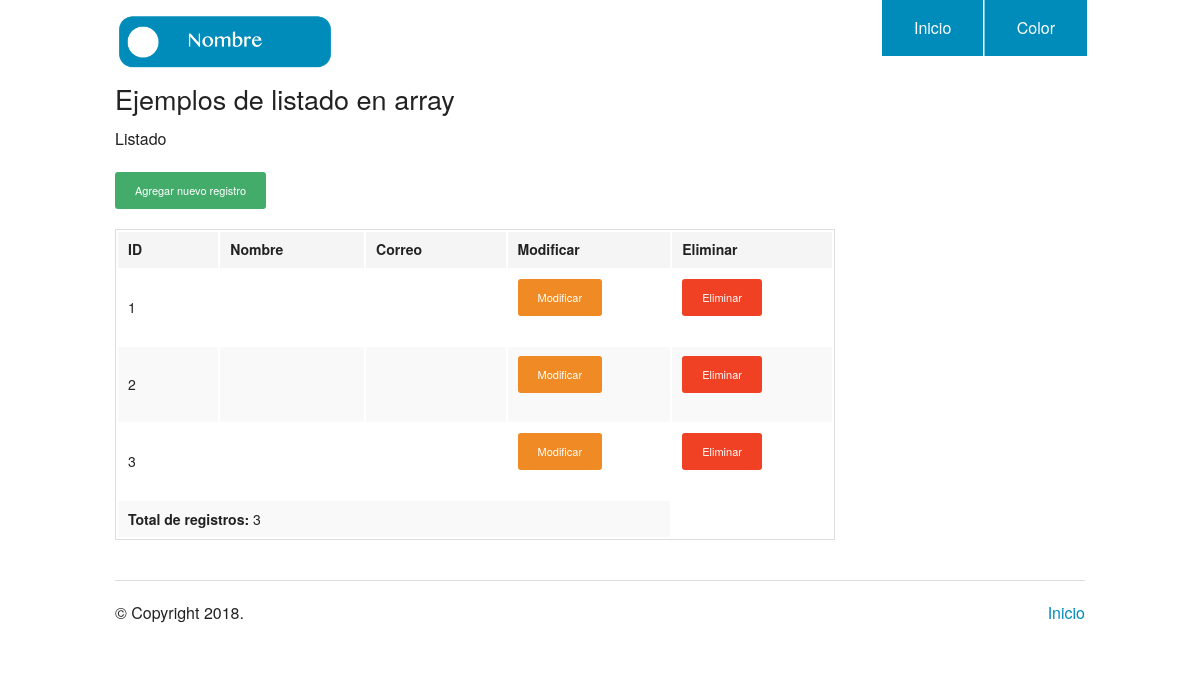
The page /practica04/index.php on the database its author committed.
### tables this page shows
CREATE TABLE `user` (
  `id` int(11) NOT NULL,
  `email` varchar(45) DEFAULT NULL,
  `password` varchar(45) DEFAULT NULL,
  `status_id` int(11) NOT NULL,
  `user_type_id` int(11) NOT NULL
);

### practica04/db/database_utilities.php (called while the page is built, shortened)
<?php
	function getPDO(){
        $host = DB_HOST;
        $dbname = DB_DATABASE;
        $dbOtp = array(PDO::MYSQL_ATTR_INIT_COMMAND => "SET NAMES 'utf8'");
        $pdoObj = new PDO("mysql:host={$host};dbname={$dbname};port=3307", DB_USER, DB_PASSWORD, $dbOtp);
        return $pdoObj;
    }
	function get_all(){
		$db = getPDO();
		$stmt = $db->prepare("SELECT * FROM user");
		$stmt->execute();
		if($stmt->rowCount())
			return $stmt;
		return [];
	}
?>

### practica04/index.php (the view, shortened to what this page needs)
<?php
include_once('db/database_utilities.php');
$user_access = get_all();
$total_users = $user_access->rowCount();
?>
<!doctype html>
<html class="no-js" lang="en">
  <head>
    <link rel="stylesheet" href="./css/foundation.css" />
  </head>
  <body>
    <?php require_once('header.php'); ?>
    <div class="row">
      <div class="large-9 columns">
        <h3>Ejemplos de listado en array</h3>
          <p>Listado</p>
        <div class="section-container tabs" data-section>
          <section class="section">
            <div class="content" data-slug="panel1">
              <td><a href="./add.php" class="button radius tiny success">Agregar nuevo registro</a></td>
              <?php if($total_users){ ?>
              <table>
                <thead>
                  <tr>
                    <th width="200">ID</th>
                    <th width="250">Nombre</th>
                    <th width="250">Correo</th>
                    <th width="250">Modificar</th>
                    <th width="250">Eliminar</th>
                  </tr>
                </thead>
                <tbody>
                  <?php foreach( $user_access as $id => $user ){ ?>
                  <tr>
                    <td><?php echo $user['id'] ?></td>
                    <td><?php echo $user['nombre'] ?></td>
                    <td><?php echo $user['correo'] ?></td>
                    <td><a href="./update.php?id=<?php echo($user['id']); ?>" class="button radius tiny warning">Modificar</a></td>
                    <td><a href="./delete.php?id=<?php echo($user['id']); ?>" class="button radius tiny alert" onClick="wait();">Eliminar</a></td>
                  </tr>
                  <?php } ?>
                  <tr>
                    <td colspan="4"><b>Total de registros: </b> <?php echo $total_users; ?></td>
                  </tr>
                </tbody>
              </table>
              <?php }else{ ?>
              No hay registros
              <?php } ?>
            </div>
          </section>
        </div>
      </div>
    </div>
    <?php require_once('footer.php'); ?>

### rows shown on the page
user: id "1"
user: id "2"
user: id "3"

### other values the page prints
$total_users "3"
$hoy->format('Y') "2018"
